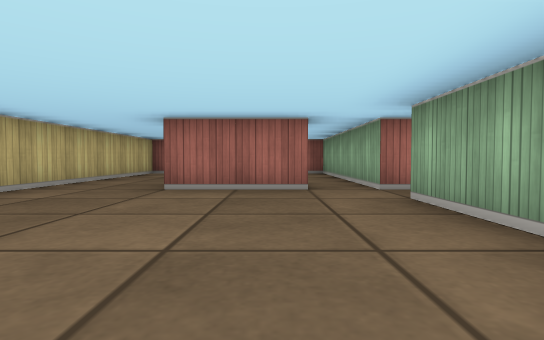
View 1 (above)

23 first-person views from a walk through a cub3D maze. The camera is about half as high as the walls, tilts 2° down and sees 80° across. The floor is counted in squares. Each view is taken from the middle of a square. On the plan, view 1 faces up. The plan holds only what a view shows up to about 9 squares ahead; the rest is blank.

View 2
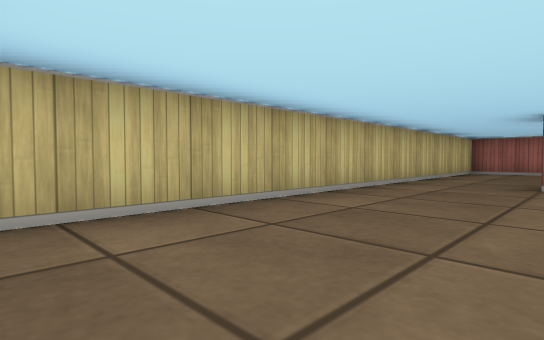

View 3
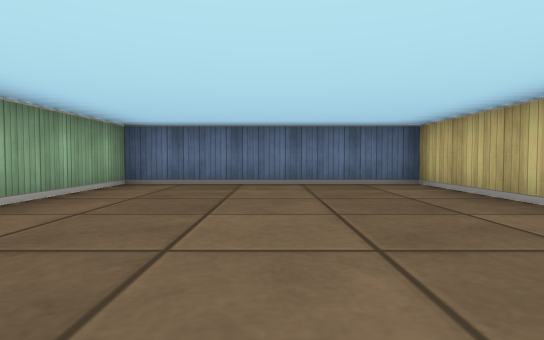

View 4
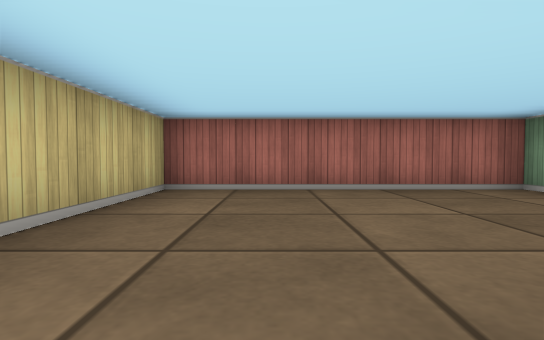

View 5
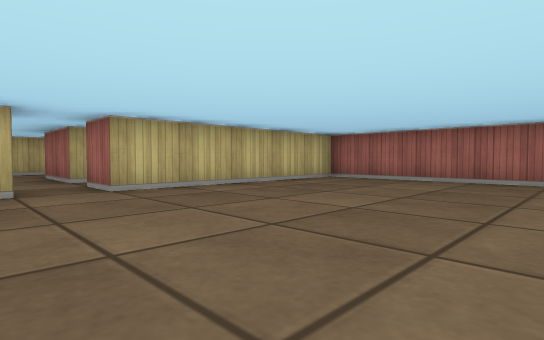

View 6
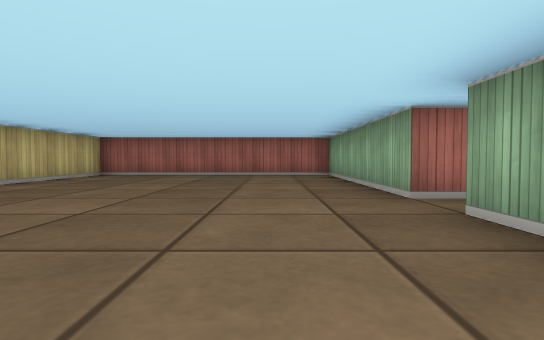

View 7
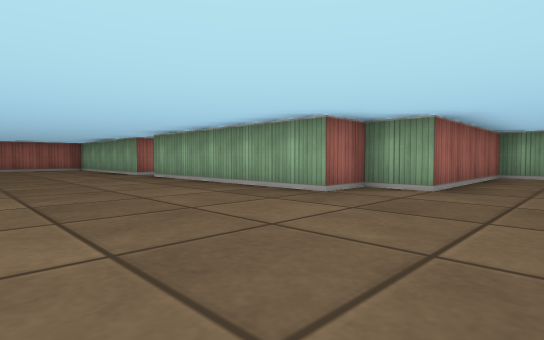

View 8
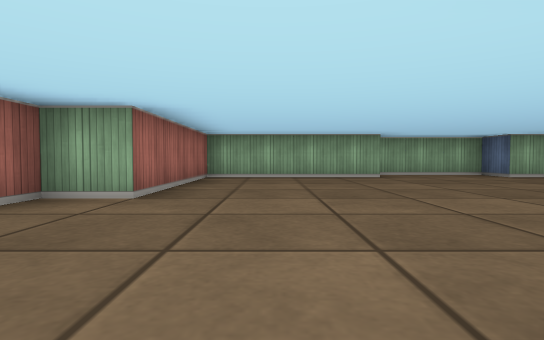

View 9
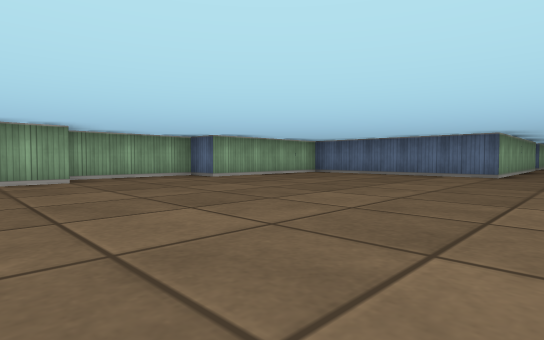

View 10
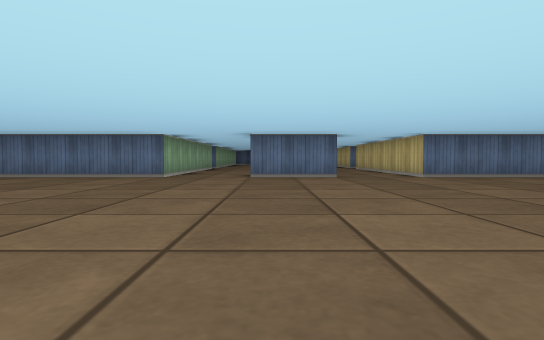

View 11
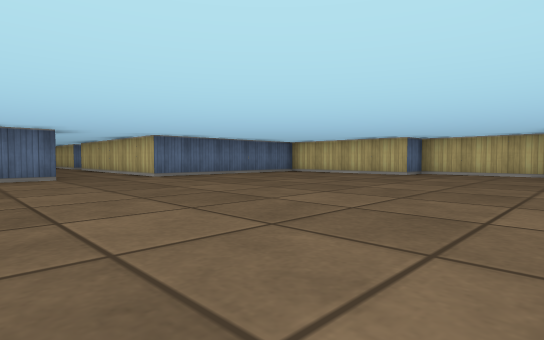

View 12
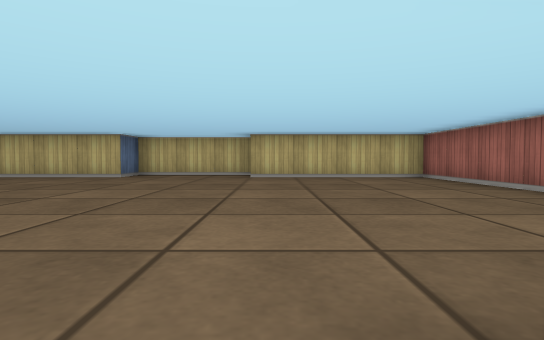

View 13
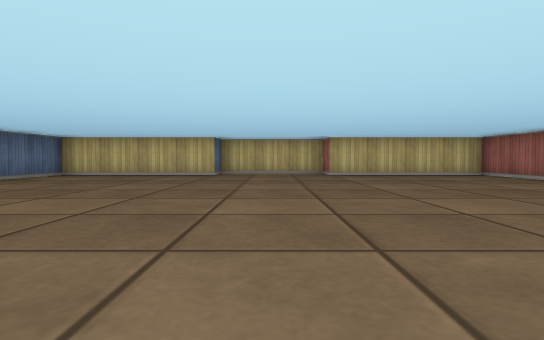

View 14
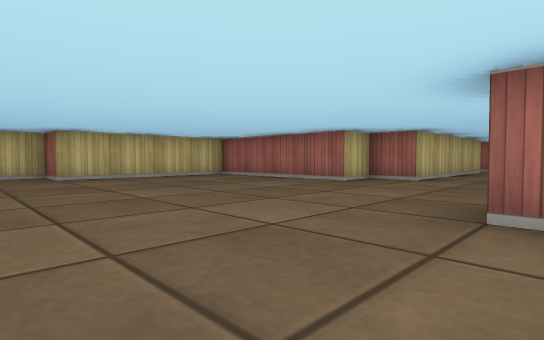

View 15
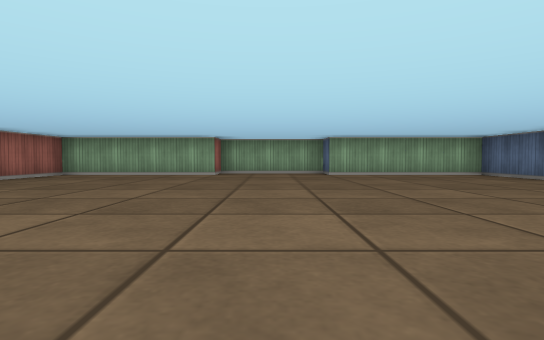

View 16
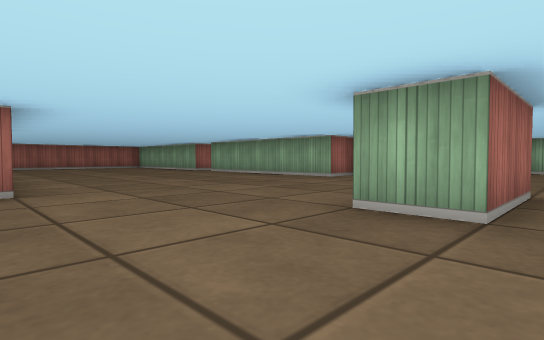

View 17
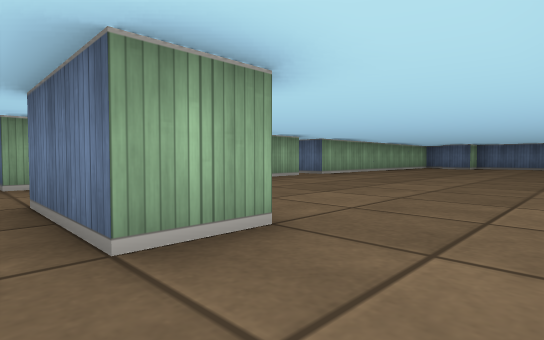

View 18
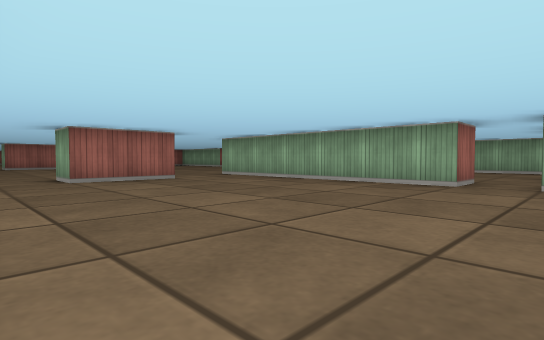

View 19
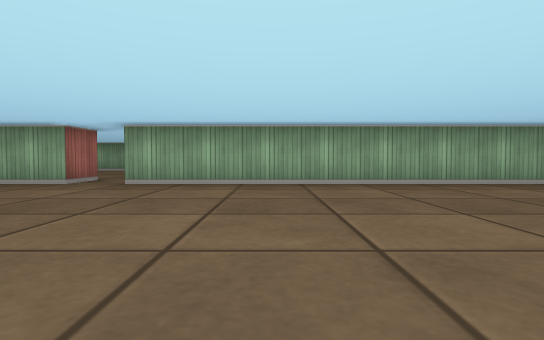

View 20
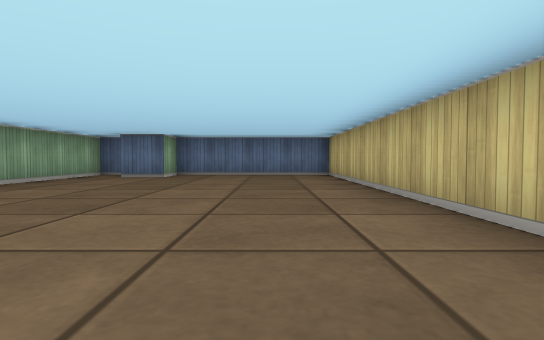

View 21
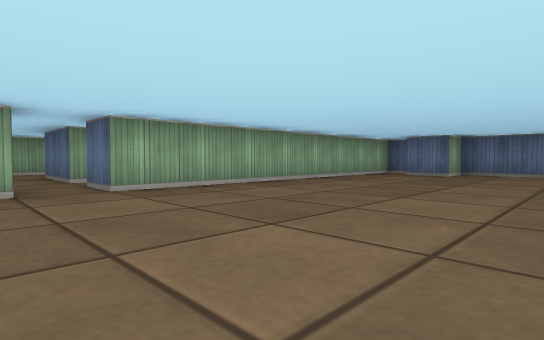

View 22
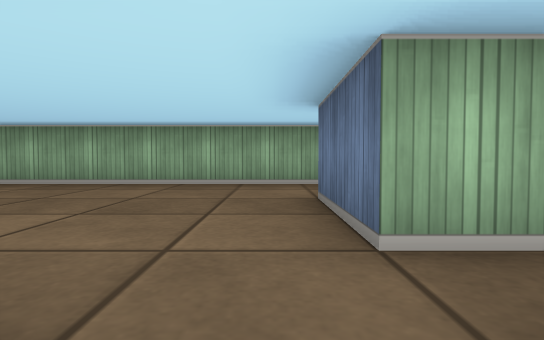

View 23
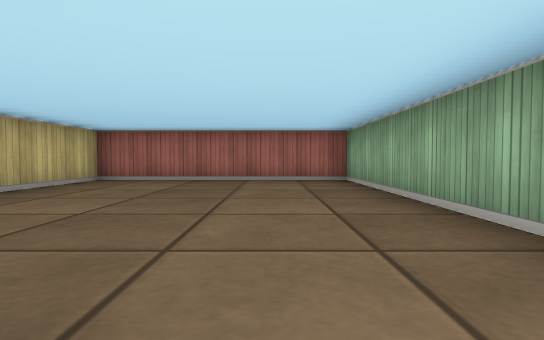

### Floor plan
Ten units are one square. View 1 is at (0, 0); x grows to the right and y downward. Boxes are objects, and circles mark ways between rooms. Rooms are numbered by the first view taken in them; rooms with no view inside come last. Other rooms are left out.
<svg viewBox="-40 -100 190 390">
<path fill="none" stroke="#000" d="M6 -45 -15 -45M-35 -45 -35 15 15 15 15 -35M15 -45 15 -95 -35 -95 -35 -45M65 55 45 55 45 45M25 -36 25 15 15 15 15 25 -25 25 -25 65 -35 65 -35 95 -25 95 -25 135 25 135 25 152M85 -45 85 -95 25 -95 25 -45 15 -45M140 65 135 65 135 25 95 25 95 15 85 15 85 -35M45 145 45 135 65 135M85 145 85 135 135 135 135 95 145 95 145 66M25 218 25 285 65 285 65 275 75 275M85 195 85 145M65 145 45 145M79 285 85 285 85 205M95 195 85 195M105 214 105 205 125 205M145 209 145 145 95 145 95 169M85 205 95 205"/>
<circle cx="-25" cy="-50" r="3" fill="#2a7"/>
<circle cx="10" cy="-50" r="3" fill="#2a7"/>
<circle cx="20" cy="-40" r="3" fill="#2a7"/>
<circle cx="35" cy="140" r="3" fill="#2a7"/>
<circle cx="75" cy="140" r="3" fill="#2a7"/>
<circle cx="90" cy="200" r="3" fill="#2a7"/>
<text x="-10" y="-20">1</text>
<text x="-10" y="-70">2</text>
<text x="50" y="40">3</text>
<text x="50" y="210">4</text>
<text x="120" y="180">5</text>
</svg>
Room 1 opens to room 2. Room 1 opens to room 3. Room 3 opens to room 4. Room 4 opens to room 5.

Where each view was taken, in squares from view 1:
view 1: 0 up, 0 right, facing up
view 2: 1 down, 1 left, facing up-left
view 3: 4 up, 1 left, facing down
view 4: 5 up, 2 left, facing up
view 5: 3 up, 7 right, facing up-left
view 6: 1 up, 7 right, facing up
view 7: 4 down, 5 right, facing up-right
view 8: 4 down, 6 right, facing right
view 9: 5 down, 7 right, facing down-right
view 10: 6 down, 6 right, facing down
view 11: 6 down, 6 right, facing down-left
view 12: 6 down, 5 right, facing left
view 13: 8 down, 6 right, facing left
view 14: 8 down, 5 right, facing up-left
view 15: 8 down, 5 right, facing right
view 16: 6 down, 2 right, facing up-right
view 17: 13 down, 3 right, facing down-right
view 18: 21 down, 3 right, facing up-right
view 19: 23 down, 3 right, facing right
view 20: 20 down, 4 right, facing down
view 21: 19 down, 4 right, facing down-right
view 22: 20 down, 9 right, facing right
view 23: 21 down, 13 right, facing up
